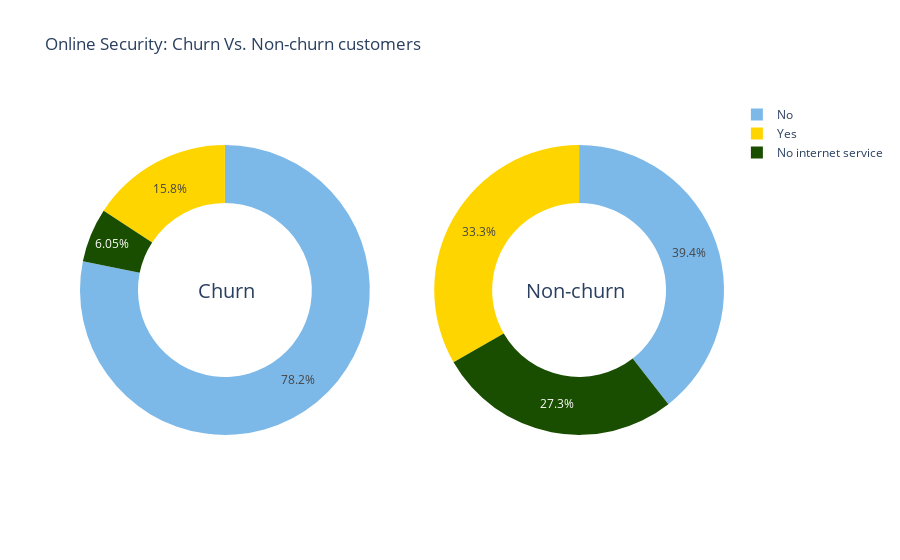

Here is the notebook cell this chart was saved with:
### Code cell
make_pies('OnlineSecurity', 'Online Security')

### Figure 1 — Plotly figure (JSON) as saved in the notebook; plotly's stock layout.template omitted (floating-point values rounded to 4 significant figures)
{"data": [{"domain": {"x": [0.0, 0.45], "y": [0.0, 1.0]}, "hole": 0.6, "hoverinfo": "label+value", "labels": ["No", "Yes", "No internet service"], "marker": {"colors": ["rgb(124,185,232)", "rgb(255,213,0)", "rgb(25,77,0)", "rgb(255,126,0)", "rgb(153,255,102)"]}, "name": "Churn", "type": "pie", "values": [1461, 295, 113]}, {"domain": {"x": [0.55, 1.0], "y": [0.0, 1.0]}, "hole": 0.6, "hoverinfo": "label+value", "labels": ["No", "Yes", "No internet service"], "marker": {"colors": ["rgb(124,185,232)", "rgb(255,213,0)", "rgb(25,77,0)", "rgb(255,126,0)", "rgb(153,255,102)"]}, "name": "Non-churn", "type": "pie", "values": [2036, 1720, 1407]}], "layout": {"annotations": [{"font": {"size": 20}, "showarrow": false, "text": "Churn", "x": 0.18, "y": 0.5}, {"font": {"size": 20}, "showarrow": false, "text": "Non-churn", "x": 0.85, "y": 0.5}], "title": {"text": "Online Security: Churn Vs. Non-churn customers"}}}
